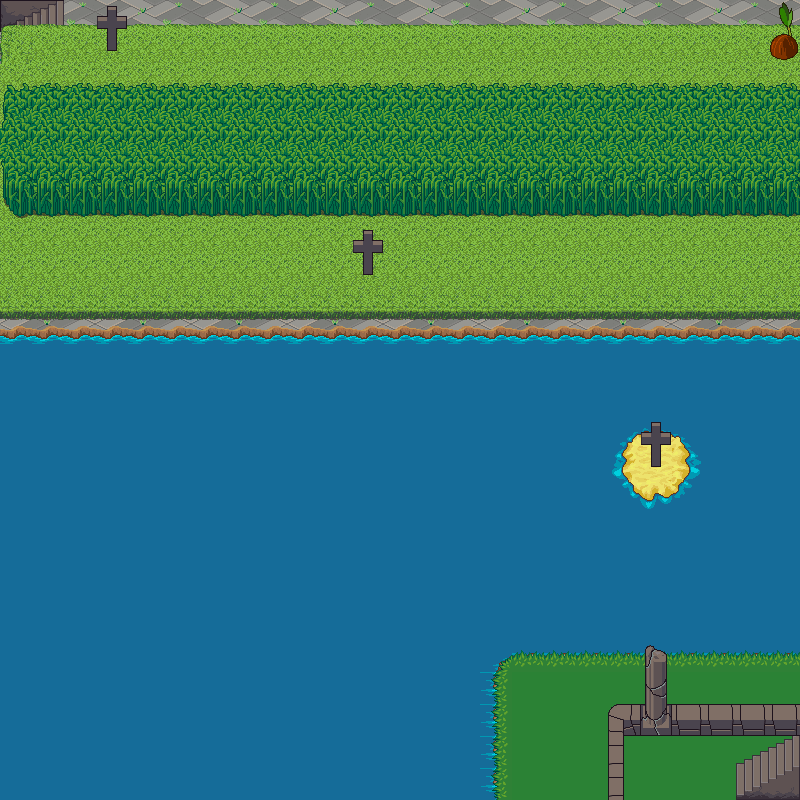

This game map was drawn from its Tiled (.tmx) file and the tilesets committed beside it. A one-line description and the full map source follow:
An orthogonal 25x25 tile map with 32x32 px tiles, 3 tile layers (块层 1, 块层 2, 块层 3).

<map version="1.0" tiledversion="2017.08.29" orientation="orthogonal" renderorder="right-down" width="25" height="25" tilewidth="32" tileheight="32" infinite="0" nextobjectid="1">
 <tileset firstgid="1" name="west_rpg" tilewidth="32" tileheight="32" tilecount="1024" columns="32">
  <image source="west_rpg.png" width="1024" height="1024" />
 </tileset>
 <layer name="块层 1" width="25" height="25">
  <data encoding="csv">
317,318,516,514,515,516,514,515,516,514,515,516,514,515,516,514,515,516,514,515,516,514,515,516,514,
546,547,548,546,547,548,546,547,548,546,547,548,546,547,548,546,547,548,546,547,548,546,547,548,546,
578,579,580,578,579,580,578,579,580,578,579,580,578,579,580,578,579,580,578,579,580,578,579,580,578,
514,515,516,514,515,516,514,515,516,514,515,516,514,515,516,514,515,516,514,515,516,514,515,516,514,
546,547,548,546,547,548,546,547,548,546,547,548,546,547,548,546,547,548,546,547,548,546,547,548,546,
578,579,580,578,579,580,578,579,580,578,579,580,578,579,580,578,579,580,578,579,580,578,579,580,578,
514,515,516,514,515,516,514,515,516,514,515,516,514,515,516,514,515,516,514,515,516,514,515,516,514,
546,547,548,546,547,548,546,547,548,546,547,548,546,547,548,546,547,548,546,547,548,546,547,548,546,
578,579,580,578,579,580,578,579,580,578,579,580,578,579,580,578,579,580,578,579,580,578,579,580,578,
514,515,516,514,515,516,514,515,516,514,515,516,514,515,516,514,515,516,514,515,516,514,515,516,514,
546,547,548,546,547,548,546,547,548,546,547,548,546,547,548,546,547,548,546,547,548,546,547,548,546,
578,579,580,578,579,580,578,579,580,578,579,580,578,579,580,578,579,580,578,579,580,578,579,580,578,
514,515,516,514,515,516,514,515,516,514,515,516,514,515,516,514,515,516,514,515,516,514,515,516,514,
546,547,548,546,547,548,546,547,548,546,547,548,546,547,548,546,547,548,546,547,548,546,547,548,546,
578,579,580,578,579,580,578,579,580,578,579,580,578,579,580,578,579,580,578,579,580,578,579,580,578,
514,515,516,514,515,516,514,515,516,514,515,516,514,515,516,514,515,516,514,515,516,514,515,516,514,
546,547,548,546,547,548,546,547,548,546,547,548,546,547,548,546,547,548,546,547,548,546,547,548,546,
578,579,580,578,579,580,578,579,580,578,579,580,578,579,580,578,579,580,578,579,580,578,579,580,578,
514,515,516,514,515,516,514,515,516,514,515,516,514,515,516,514,515,516,514,515,516,514,515,516,514,
546,547,548,546,547,548,546,547,548,546,547,548,546,547,548,546,547,548,546,547,548,546,547,548,546,
578,579,580,578,579,580,578,579,580,578,579,580,578,579,580,578,579,580,578,579,580,578,579,580,578,
514,515,516,514,515,516,514,515,516,514,515,516,514,515,516,514,515,516,514,515,516,514,515,516,514,
546,547,548,546,547,548,546,547,548,546,547,548,546,547,548,546,547,548,546,547,548,546,547,548,546,
578,579,580,578,579,580,578,579,580,578,579,580,578,579,580,578,579,580,578,579,580,578,579,580,578,
514,515,516,514,515,516,514,515,516,514,515,516,514,515,516,514,515,516,514,515,516,514,515,516,514
</data>
 </layer>
 <layer name="块层 2" width="25" height="25">
  <data encoding="csv">
708,709,709,709,709,709,709,709,709,709,709,709,709,709,709,709,709,709,709,709,709,709,709,709,709,
740,741,741,741,741,741,741,741,741,741,741,741,741,741,741,741,741,741,741,741,741,741,741,741,741,
741,741,741,741,741,741,741,741,741,741,741,741,741,741,741,741,741,741,741,741,741,741,741,741,741,
741,741,741,741,741,741,741,741,741,741,741,741,741,741,741,741,741,741,741,741,741,741,741,741,741,
741,741,741,741,741,741,741,741,741,741,741,741,741,741,741,741,741,741,741,741,741,741,741,741,741,
741,741,741,741,741,741,741,741,741,741,741,741,741,741,741,741,741,741,741,741,741,741,741,741,741,
741,741,741,741,741,741,741,741,741,741,741,741,741,741,741,741,741,741,741,741,741,741,741,741,741,
741,741,741,741,741,741,741,741,741,741,741,741,741,741,741,741,741,741,741,741,741,741,741,741,741,
741,741,741,741,741,741,741,741,741,741,741,741,741,741,741,741,741,741,741,741,741,741,741,741,741,
773,773,773,773,773,773,773,773,773,773,773,773,773,773,773,773,773,773,773,773,773,773,773,773,773,
363,363,363,363,363,363,363,363,363,363,363,363,363,363,363,363,363,363,363,363,363,363,363,363,363,
392,392,392,392,392,392,392,392,392,392,392,392,392,392,392,392,392,392,392,392,392,392,392,392,392,
392,392,392,392,392,392,392,392,392,392,392,392,392,392,392,392,392,392,392,392,392,392,392,392,392,
392,392,392,392,392,392,392,392,392,392,392,392,392,392,392,392,392,392,392,356,357,358,392,392,392,
392,392,392,392,392,392,392,392,392,392,392,392,392,392,392,392,392,392,392,388,389,390,392,392,392,
392,392,392,392,392,392,392,392,392,392,392,392,392,392,392,392,392,392,392,420,421,422,392,392,392,
392,392,392,392,392,392,392,392,392,392,392,392,392,392,392,392,392,392,392,392,392,392,392,392,392,
392,392,392,392,392,392,392,392,392,392,392,392,392,392,392,392,392,392,392,392,392,392,392,392,392,
392,392,392,392,392,392,392,392,392,392,392,392,392,392,392,392,392,392,392,392,392,392,392,392,392,
392,392,392,392,392,392,392,392,392,392,392,392,392,392,392,392,392,392,392,392,392,392,392,392,392,
392,392,392,392,392,392,392,392,392,392,392,392,392,392,392,296,424,424,424,424,424,424,424,424,424,
392,392,392,392,392,392,392,392,392,392,392,392,392,392,392,393,801,801,801,801,801,801,801,801,801,
392,392,392,392,392,392,392,392,392,392,392,392,392,392,392,393,801,801,801,801,801,801,801,801,801,
392,392,392,392,392,392,392,392,392,392,392,392,392,392,392,393,801,801,801,801,801,801,801,801,801,
395,395,395,395,395,395,395,395,395,395,395,395,395,395,395,393,801,801,801,801,801,801,801,801,801
</data>
 </layer>
 <layer name="块层 3" width="25" height="25">
  <data encoding="csv">
0,0,0,688,0,0,0,0,0,0,0,0,0,0,0,0,0,0,0,0,0,0,0,0,763,
0,0,0,720,0,0,0,0,0,0,0,0,0,0,0,0,0,0,0,0,0,0,0,0,795,
522,523,523,523,523,523,523,523,523,523,523,523,523,523,523,523,523,523,523,523,523,523,523,523,523,
554,555,555,555,555,555,555,555,555,555,555,555,555,555,555,555,555,555,555,555,555,555,555,555,555,
555,555,555,555,555,555,555,555,555,555,555,555,555,555,555,555,555,555,555,555,555,555,555,555,555,
586,587,587,587,587,587,587,587,587,587,587,587,587,587,587,587,587,587,587,587,587,587,587,587,587,
618,619,619,619,619,619,619,619,619,619,619,619,619,619,619,619,619,619,619,619,619,619,619,619,619,
0,0,0,0,0,0,0,0,0,0,0,688,0,0,0,0,0,0,0,0,0,0,0,0,0,
0,0,0,0,0,0,0,0,0,0,0,720,0,0,0,0,0,0,0,0,0,0,0,0,0,
0,0,0,0,0,0,0,0,0,0,0,0,0,0,0,0,0,0,0,0,0,0,0,0,0,
0,0,0,0,0,0,0,0,0,0,0,0,0,0,0,0,0,0,0,0,0,0,0,0,0,
0,0,0,0,0,0,0,0,0,0,0,0,0,0,0,0,0,0,0,0,0,0,0,0,0,
0,0,0,0,0,0,0,0,0,0,0,0,0,0,0,0,0,0,0,0,0,0,0,0,0,
0,0,0,0,0,0,0,0,0,0,0,0,0,0,0,0,0,0,0,0,688,0,0,0,0,
0,0,0,0,0,0,0,0,0,0,0,0,0,0,0,0,0,0,0,0,720,0,0,0,0,
0,0,0,0,0,0,0,0,0,0,0,0,0,0,0,0,0,0,0,0,0,0,0,0,0,
0,0,0,0,0,0,0,0,0,0,0,0,0,0,0,0,0,0,0,0,0,0,0,0,0,
0,0,0,0,0,0,0,0,0,0,0,0,0,0,0,0,0,0,0,0,0,0,0,0,0,
0,0,0,0,0,0,0,0,0,0,0,0,0,0,0,0,0,0,0,0,0,0,0,0,0,
0,0,0,0,0,0,0,0,0,0,0,0,0,0,0,0,0,0,0,0,0,0,0,0,0,
0,0,0,0,0,0,0,0,0,0,0,0,0,0,0,0,0,0,0,0,500,0,0,0,0,
0,0,0,0,0,0,0,0,0,0,0,0,0,0,0,0,0,0,0,0,532,0,0,0,0,
0,0,0,0,0,0,0,0,0,0,0,0,0,0,0,0,0,0,0,853,564,854,854,854,854,
0,0,0,0,0,0,0,0,0,0,0,0,0,0,0,0,0,0,0,885,0,0,0,253,254,
0,0,0,0,0,0,0,0,0,0,0,0,0,0,0,0,0,0,0,885,0,0,0,285,286
</data>
 </layer>
</map>
